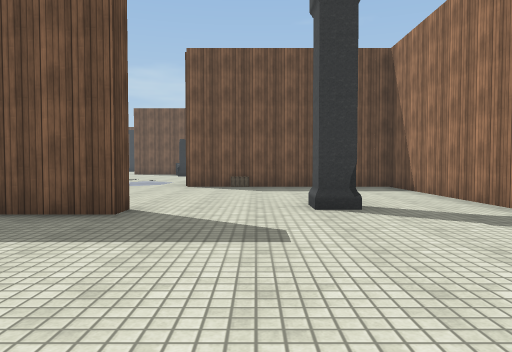
[1] (above)

24 first-person views from a walk through a Unity game level. The camera is 1.2 m above the floor, tilts 2° down and sees 70° across. The floor is counted in squares, 2 m on a side. Each view is taken from the middle of a square. On the plan, view 1 faces up. The plan holds only what a view shows up to about 10 squares ahead; the rest is blank. The place goes on beyond the plan. Some surface patterns are stand-ins.

[2]
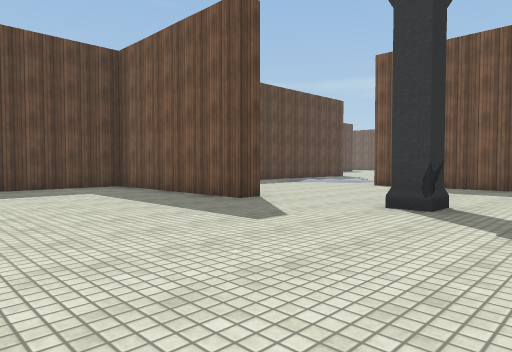

[3]
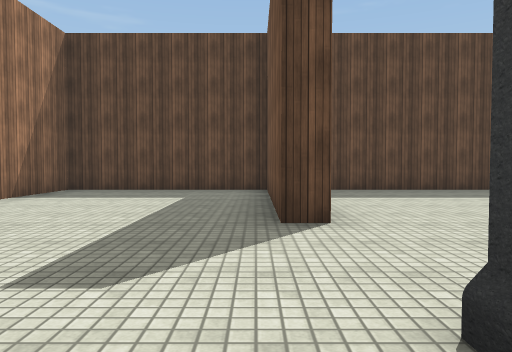

[4]
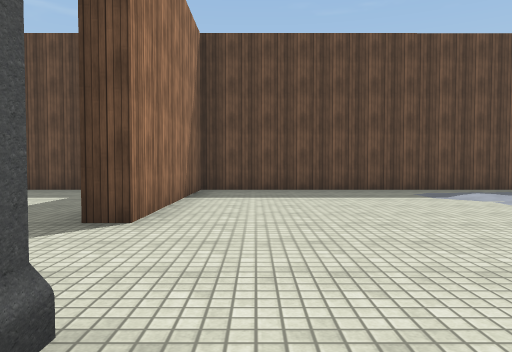

[5]
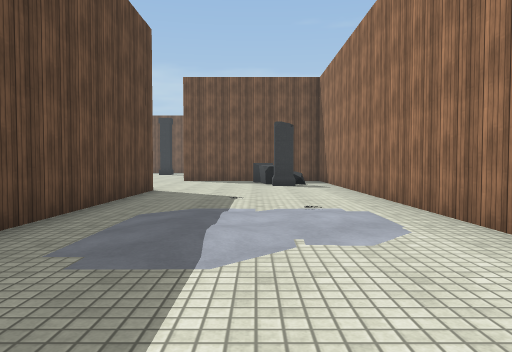

[6]
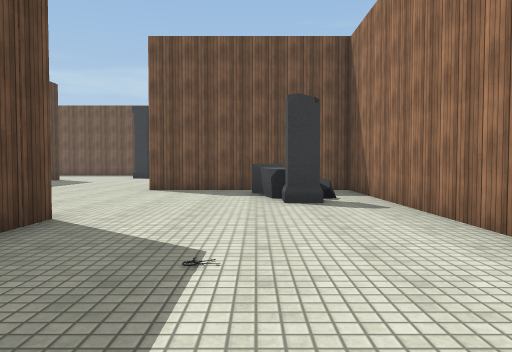

[7]
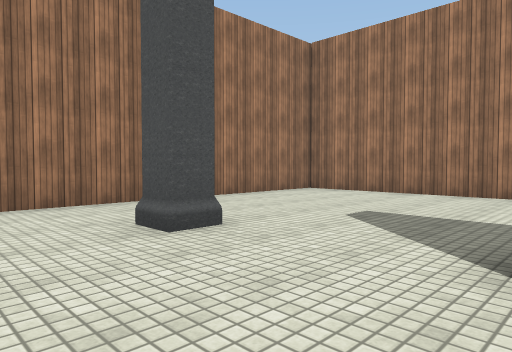

[8]
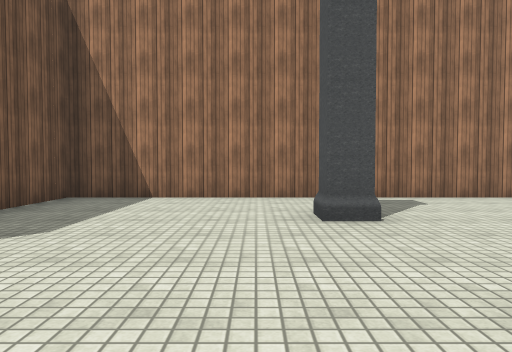

[9]
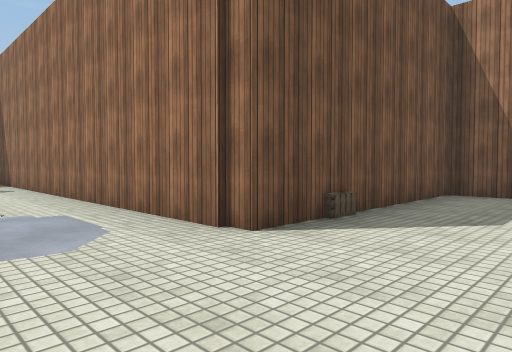

[10]
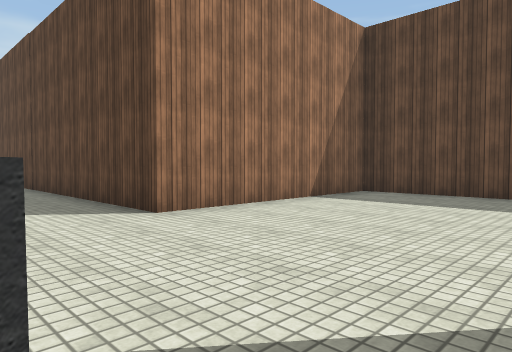

[11]
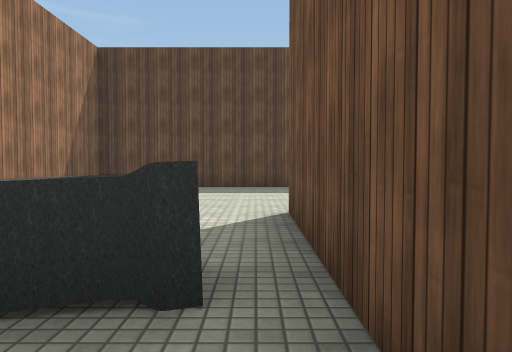

[12]
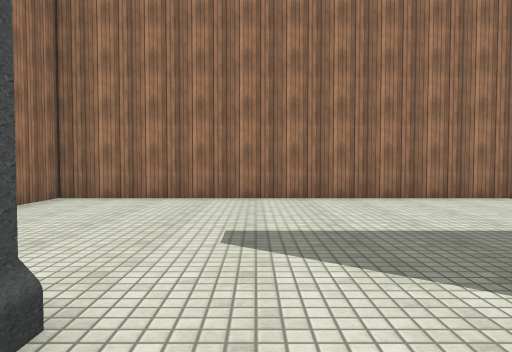

[13]
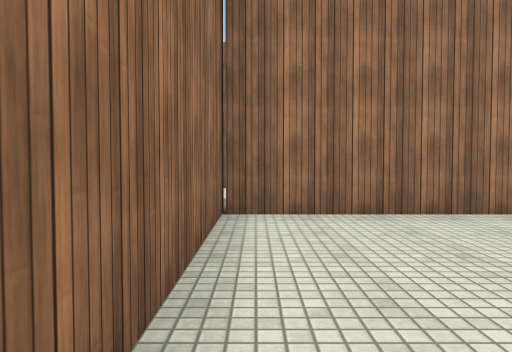

[14]
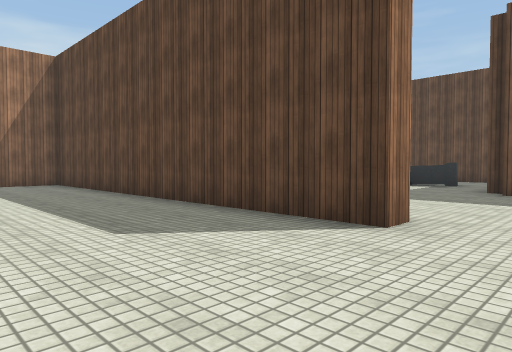

[15]
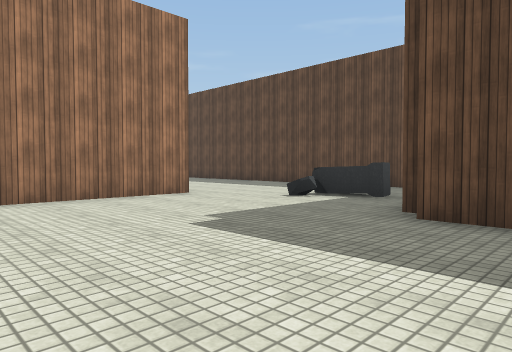

[16]
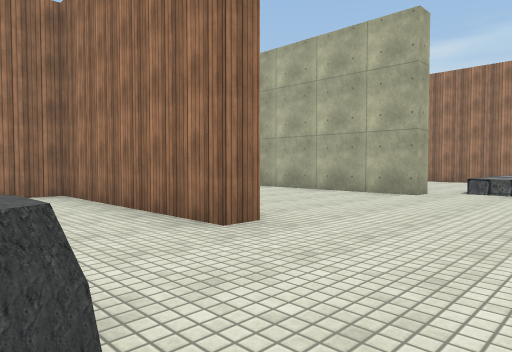

[17]
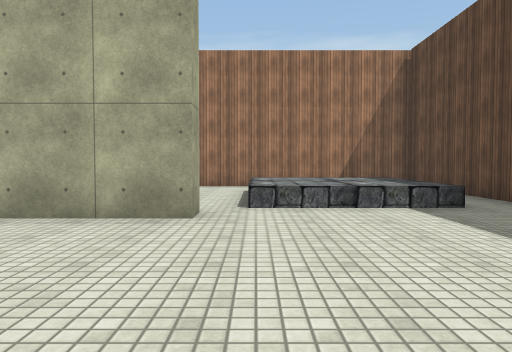

[18]
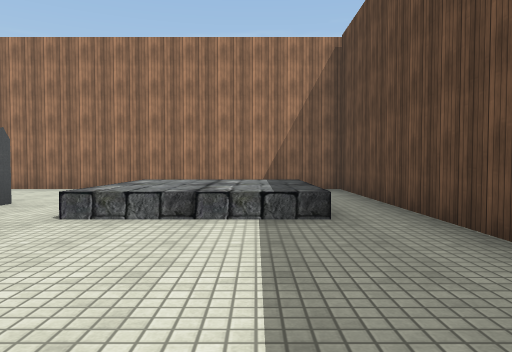

[19]
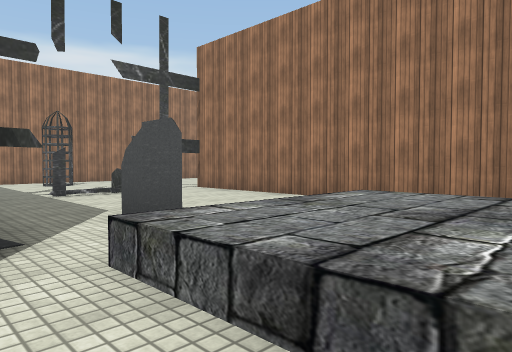

[20]
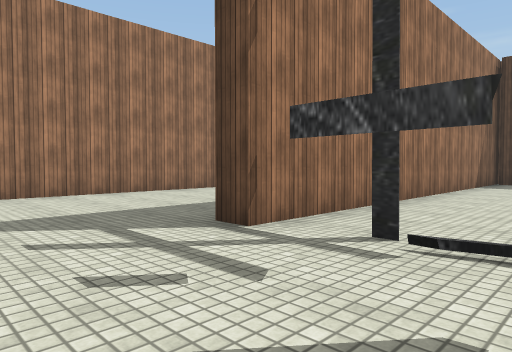

[21]
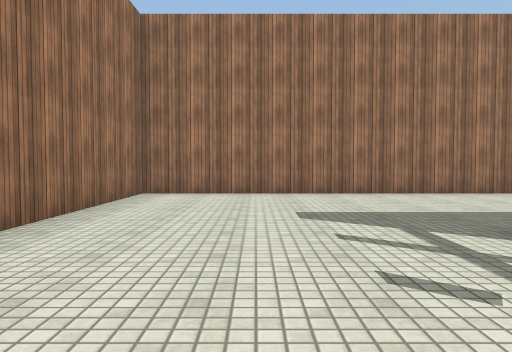

[22]
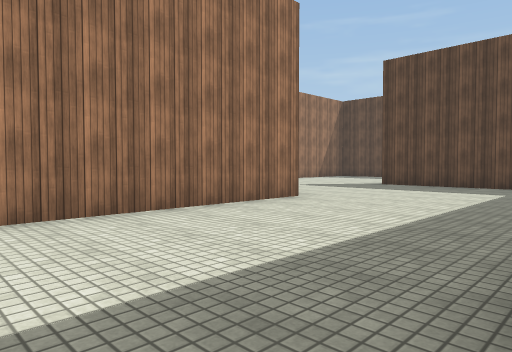

[23]
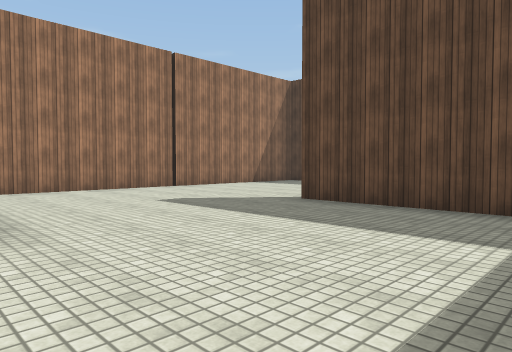

[24]
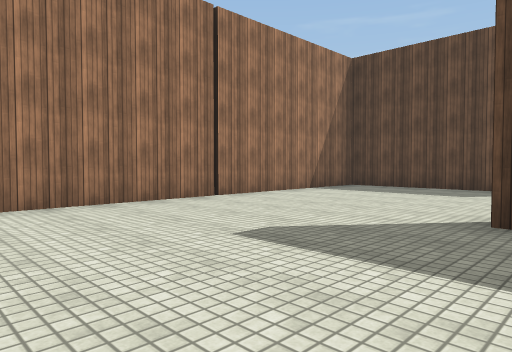

### Floor plan
Points are (right, up) in squares from view 1. A wall is a line through its corners. A room is listed if a view was taken in it or the views show most of it. See-through windows are left out.
Room 1 (views 1, 2, 3, 4, 5, 6, 7, 8, 9, 10, 11, 12, 13, 14)
walls: (-11.3, 24.5) (-11.3, 15) (-6.2, 15) (-6.2, 4.8) (-1.6, 4.8) (-1.6, 4.3) (-6.2, 4.3) (-6.2, -0.3) (3.4, -0.3) (3.4, 9.3) (-1.8, 9.3) (-1.8, 19.4) (-6.5, 19.4)
ways out: opening at (-11, 25.5) to room 2
objects: other object (-4, 17) to (-4, 18); pillar (1, 5)
Room 2 (views 15, 16, 17, 18, 19, 20, 21, 22, 23, 24)
walls: (-16.3, 14.5) (-16.3, 15) (-12.1, 15); (-11.8, 10.9) (-11.8, 9.6); (-16.4, 4.8) (-6.8, 4.8) (-6.8, 8.9); (-21, 7.2) (-21, 4.1); (-21, 15.2) (-21, 9.5) (-11.3, 9.5) (-11.3, 9); (-16.3, 19.2) (-16.3, 19.8) (-11.8, 19.8) (-11.8, 20.8); (-21, 22.2) (-21, 20.8); (-26.1, 3.1) (-26.1, -0.3) (-17.4, -0.3); (-11.9, 24.5) (-11.3, 24.5); (-16, 25.4) (-16, 24.4)
low walls: (-19.9, 14.1) (-16.9, 14.1)
ways out: opening at (-11, 25.5) to room 1
objects: other object (-18, 22) to (-18, 23); other object (-15, 13); cage (-8, 12)

Where each view was taken, in squares from view 1:
view 1: 0 up, 0 right, facing up
view 2: 0 up, 3 right, facing up-left
view 3: 4 up, 2 right, facing left
view 4: 6 up, 2 right, facing left
view 5: 7 up, 4 left, facing up
view 6: 11 up, 4 left, facing up
view 7: 7 up, 2 left, facing down-right
view 8: 6 up, 3 left, facing right
view 9: 7 up, 4 left, facing up-right
view 10: 19 up, 4 left, facing down-left
view 11: 19 up, 2 left, facing left
view 12: 6 up, 0 right, facing down
view 13: 4 up, 3 right, facing down
view 14: 26 up, 8 left, facing down-left
view 15: 26 up, 12 left, facing down-left
view 16: 22 up, 19 left, facing down-right
view 17: 19 up, 17 left, facing down
view 18: 18 up, 19 left, facing down
view 19: 15 up, 19 left, facing down-right
view 20: 12 up, 9 left, facing down-left
view 21: 12 up, 9 left, facing down
view 22: 9 up, 11 left, facing down-left
view 23: 8 up, 16 left, facing down-left
view 24: 5 up, 17 left, facing down-left
